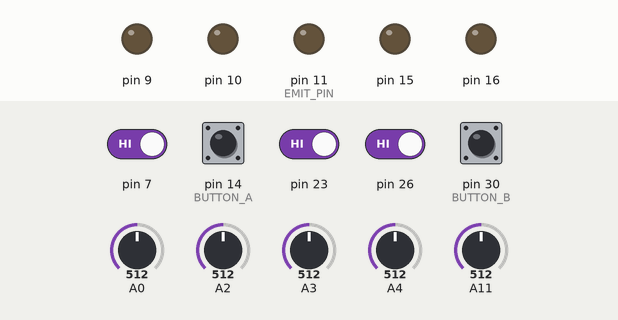
This sketch was run on a simulated Arduino Mega 2560, built with avr-gcc and run on an emulated ATmega2560. Parts: output pins drawn as LEDs (lit = HIGH). The test bench sets the inputs (shaded band); at power-on: pin 7, pin 14 (BUTTON_A), pin 23, pin 26, pin 30 (BUTTON_B) HIGH, A0 = 512, A11 = 512, A3 = 512, A2 = 512, A4 = 512. What the sketch prints to the serial monitor is not drawn.

Above: at 1.8 s.
1.9 s: pin 14 (BUTTON_A) pulled LOW for 0.15 s
At 4.8 s:
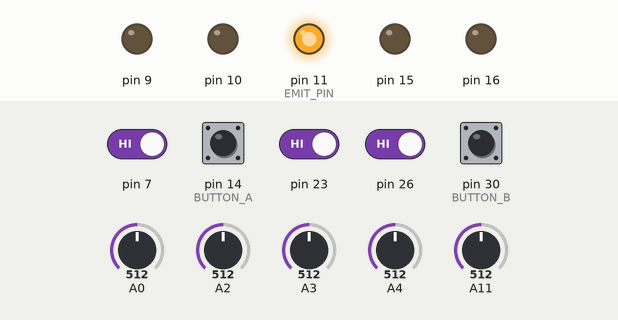
5.0 s: A0 set to 716
At 7.7 s:
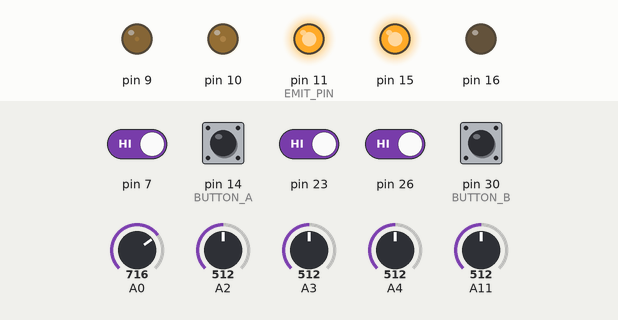
8.0 s: A11 set to 386
At 8.19 s:
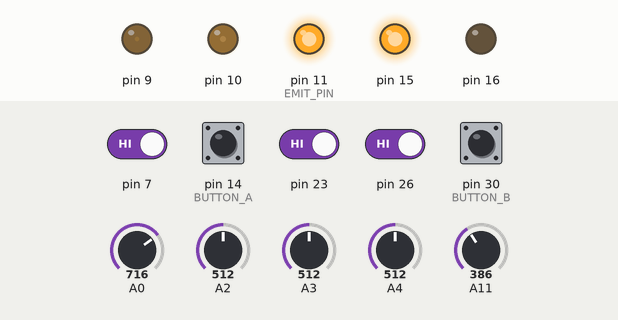
9.6 s: A11 set to 354
At 10.4 s:
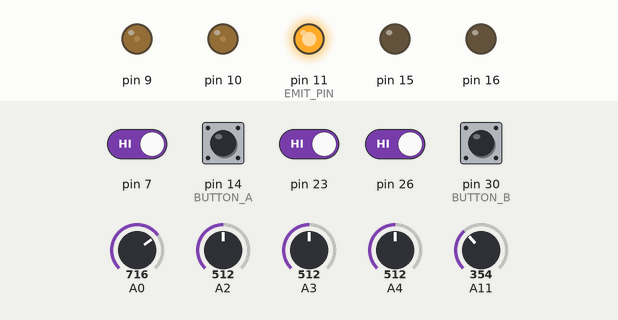
11.6 s: A3 set to 716
At 12.8 s:
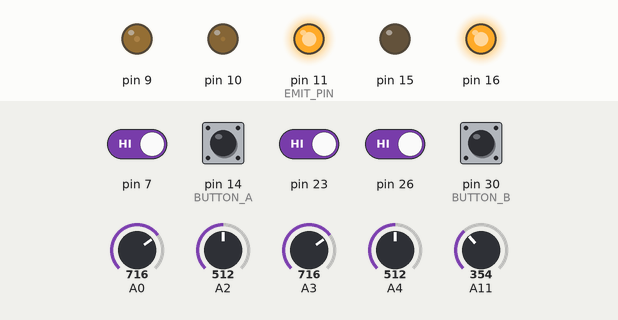
13.1 s: A3 set to 635
14.7 s: A3 set to 607
At 15.6 s:
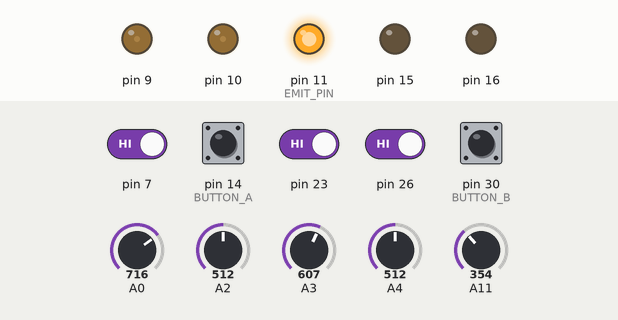
Timing chart, 0 to 17.2 s (numbered marks = the images above; inputs shaded):
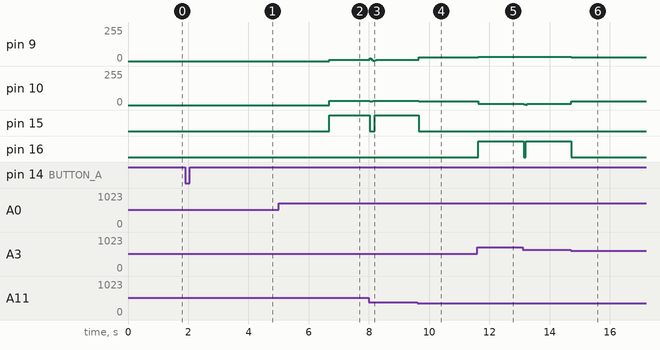

Measured:
- the behaviour switches between 369 and 368 on A11 (found by bisection; images 3 and 4)
- after the input at 1.9 s, pin 11 (EMIT_PIN): LOW → HIGH after 0.21 s
- after the input at 5.0 s, pin 9: 0/255 → 8/255 after 1.7 s; pin 10: 0/255 → 32/255 after 1.7 s; pin 15: LOW → HIGH after 1.7 s
- after the input at 8.0 s, pin 10: 32/255 → 30/255 at once, → 31/255 0.11 s later, → 32/255 0.11 s later; pin 15: HIGH → LOW at once, → HIGH 0.16 s later
- after the input at 9.6 s, pin 9: 8/255 → 30/255 after 0.05 s; pin 10: 32/255 → 30/255 after 0.05 s; pin 15: HIGH → LOW after 0.05 s
- after the input at 11.6 s, pin 9: 30/255 → 32/255 at once; pin 10: 30/255 → 8/255 at once; pin 16: LOW → HIGH at once
- after the input at 13.1 s, pin 9: 32/255 → 31/255 after 0.05 s, → 32/255 0.11 s later; pin 10: 8/255 → 7/255 after 0.05 s, → 1/255 0.06 s later, → 8/255 0.05 s later; pin 16: HIGH → LOW after 0.05 s, → HIGH 0.06 s later
- after the input at 14.7 s, pin 9: 32/255 → 30/255 at once; pin 10: 8/255 → 30/255 at once; pin 16: HIGH → LOW at once

The sketch:

Follower.ino
```cpp
/*
 * Follower机器人 - 整合版本
 * 功能：
 * 1. 按钮A选择Line Sensor模式
 * 2. 按钮B选择Bump Sensor模式
 * 3. 使用增量式PID进行速度控制和方向纠正
 * 4. 自动保持与Leader 5cm的距离
 */

#include "Encoders.h"
#include "Motors.h"
#include "PID.h"
#include "Kinematics.h"
#include "LineSensors.h"
#include "BumpSensors.h"
#include <math.h>

// ===== 按钮引脚定义 =====
#define BUTTON_A 14  // 3Pi+ 按钮A
#define BUTTON_B 30  // 3Pi+ 按钮B
#define BUTTON_C 17  // 3Pi+ 按钮C (可选)

// ===== IR发射控制引脚 =====
#define EMIT_PIN 11

// ===== 运行模式 =====
enum RunMode {
  MODE_STANDBY,      // 待机模式
  MODE_LINE_SENSOR,  // Line Sensor模式
  MODE_BUMP_SENSOR   // Bump Sensor模式
};

RunMode current_mode = MODE_STANDBY;

// ===== 基础组件 =====
Motors_c motors;
Kinematics_c pose;
LineSensors_c line_sensors;
BumpSensors_c bump_sensors;

// ===== PID控制器 =====
PID_c speed_pid_left;    // 左轮速度PID
PID_c speed_pid_right;   // 右轮速度PID
PID_c turn_pid;          // 旋转控制PID
PID_c distance_pid;      // 距离控制PID
PID_c direction_pid;     // 方向纠正PID

// ===== 距离保持参数 =====
const float TARGET_DISTANCE_CM = 5.0f;   // 目标距离：5cm
const float DISTANCE_TOLERANCE = 1.0f;   // 距离容差：±1cm
const float MIN_SIGNAL_CHANGE = 100.0f;  // 最小信号变化（检测Leader）

// ===== 速度控制参数 =====
const float MAX_FOLLOW_SPEED = 25.0f;    // 最大跟随速度（PWM）
const float TURN_MAX_SPEED = 20.0f;      // 最大旋转速度（PWM）

// ===== Line Sensor模式参数 =====
const float LINE_FOLLOW_SPEED = 30.0f;       // Line跟随速度
const float LINE_TURN_GAIN = 0.3f;           // Line转向增益
const float IR_THRESHOLD = 20.0f;            // IR信号检测阈值
const float LINE_ALIGNMENT_TOLERANCE = 30.0f;  // Line模式对齐容差
const float MIN_SIGNAL_TO_FOLLOW = 250.0f;     // 最小信号强度

// 背景IR值（启动时校准）
float background_ir_line[5] = {0};
float background_avg_line = 0.0f;

// ===== Bump Sensor模式参数 =====
const float ALIGNMENT_TOLERANCE = 200.0f; // Bump对齐容差（微秒）

// ===== 速度估算变量 =====
unsigned long drive_est_ts = 0;
long d_last_e0 = 0, d_last_e1 = 0;
float spdL_cps = 0.0f, spdR_cps = 0.0f;

// ===== 数据记录功能已禁用 =====
// 为了节省内存，数据记录功能已禁用
// #define MAX_RESULTS 30
// #define VARIABLES 8
// float results[MAX_RESULTS][VARIABLES];  // 占用960字节RAM
// int results_index = 0;
// unsigned long record_results_ts = 0;
// unsigned long results_interval_ms = 200;
// bool recording_enabled = false;
// unsigned long experiment_start_time = 0;
// float last_distance_error = 0.0f;
// float last_signal_strength = 0.0f;
// int last_left_pwm = 0;
// int last_right_pwm = 0;

// ===== 辅助函数 =====
static inline float clampf(float v, float lo, float hi) {
  if (v < lo) return lo;
  if (v > hi) return hi;
  return v;
}

// ===== 按钮读取（带防抖）=====
bool readButton(int pin) {
  if (digitalRead(pin) == LOW) {
    delay(50);  // 防抖
    if (digitalRead(pin) == LOW) {
      while (digitalRead(pin) == LOW);  // 等待释放
      delay(50);  // 防抖
      return true;
    }
  }
  return false;
}

// ===== Line模式：读取IR信号强度 =====
float getIRSignalStrength() {
  line_sensors.readSensorsADC();
  float total = 0.0f;
  for (int i = 0; i < NUM_SENSORS; i++) {
    total += line_sensors.readings[i];
  }
  return total / NUM_SENSORS;
}

// ===== Line模式：计算左右IR差值 =====
float getIRBalance() {
  line_sensors.readSensorsADC();

  // 左侧：传感器0和1
  // 右侧：传感器3和4
  float left_avg = (line_sensors.readings[0] + line_sensors.readings[1]) / 2.0f;
  float right_avg = (line_sensors.readings[3] + line_sensors.readings[4]) / 2.0f;

  return left_avg - right_avg;  // 左侧强度 - 右侧强度
}

// ===== Bump模式：距离估算函数（基于IR信号强度）=====
float estimateDistance(float signal_change) {
  // 根据信号变化估算距离
  // signal_change越大，Leader越近，距离越小
  // 这是一个简化的估算，需要根据实际测试调整

  if (signal_change < 100.0f) {
    return 30.0f;  // 太远，返回大距离
  }

  // 简单的反比例关系（需要根据实际测试校准）
  // 假设：signal_change = 500us 对应 5cm
  float estimated_cm = 2500.0f / signal_change;
  return constrain(estimated_cm, 2.0f, 30.0f);
}

// ===== 速度估算 =====
void estimateSpeed() {
  unsigned long now = millis();
  if (now - drive_est_ts < 30) return;

  unsigned long dt = now - drive_est_ts;
  drive_est_ts = now;

  long e0 = count_e0;
  long e1 = count_e1;

  long delta_e0 = e0 - d_last_e0;
  long delta_e1 = e1 - d_last_e1;

  d_last_e0 = e0;
  d_last_e1 = e1;

  // 转换为 counts per second
  spdR_cps = (float)delta_e0 * 1000.0f / (float)dt;
  spdL_cps = (float)delta_e1 * 1000.0f / (float)dt;
}

// ===== 更新位姿 =====
void updatePose() {
  static unsigned long pose_ts = 0;
  if (millis() - pose_ts >= 10) {
    pose_ts = millis();
    pose.update();
  }
}

// ===== Line Sensor模式跟随（原始代码逻辑）=====
void followLeaderLineMode() {
  // 读取IR信号
  float ir_balance = getIRBalance();
  float avg_signal = getIRSignalStrength();
  float signal_drop = background_avg_line - avg_signal;
  float signal_diff = fabs(ir_balance);

  // 检查是否检测到Leader
  // 降低阈值以适应高背景值环境
  if (signal_drop < 20.0f && signal_diff < IR_THRESHOLD) {
    // 没有检测到Leader，停止
    motors.setPWM(0, 0);
    turn_pid.reset();

    static unsigned long debug_ts = 0;
    if (millis() - debug_ts >= 500) {
      debug_ts = millis();
      Serial.println("未检测到Leader - 停止");
      Serial.print("信号: "); Serial.print(avg_signal, 2);
      Serial.print(" | 背景: "); Serial.println(background_avg_line, 2);
    }
    return;
  }

  // 控制更新（每50ms）
  static unsigned long control_ts = 0;
  if (millis() - control_ts >= 50) {
    control_ts = millis();

    // 1. 计算旋转控制（对齐方向）
    float turn_pwm = 0;
    if (fabs(ir_balance) > LINE_ALIGNMENT_TOLERANCE) {
      // 需要旋转对齐
      turn_pwm = turn_pid.update(0.0f, ir_balance);
      turn_pwm = constrain(turn_pwm, -TURN_MAX_SPEED, TURN_MAX_SPEED);
    } else {
      // 已对齐，重置旋转PID
      turn_pid.reset();
    }

    // 2. 前进控制
    float forward_pwm = 0;

    // 只要检测到Leader，就持续前进
    // 信号太弱（太远）时才停止
    if (avg_signal > MIN_SIGNAL_TO_FOLLOW) {
      // 检测到Leader，持续跟随
      forward_pwm = LINE_FOLLOW_SPEED;
    } else {
      // 信号太弱，停止前进
      forward_pwm = 0;
    }

    // 3. 混合控制：旋转 + 前进
    // 如果需要大幅旋转，减少前进速度
    float turn_factor = fabs(turn_pwm) / TURN_MAX_SPEED;  // 0-1
    forward_pwm *= (1.0 - turn_factor * 0.6);  // 旋转时减速60%

    // 计算左右轮PWM
    int left_pwm = (int)(forward_pwm - turn_pwm);
    int right_pwm = (int)(forward_pwm + turn_pwm);

    // 限制PWM范围
    left_pwm = constrain(left_pwm, -60, 60);
    right_pwm = constrain(right_pwm, -60, 60);

    motors.setPWM(left_pwm, right_pwm);

    // 数据记录已禁用
    // last_left_pwm = left_pwm;
    // last_right_pwm = right_pwm;

    // 调试输出
    static unsigned long debug_ts = 0;
    if (millis() - debug_ts >= 200) {
      debug_ts = millis();

      Serial.print("跟随 | 信号: "); Serial.print(avg_signal, 0);
      Serial.print(" | IR差值: "); Serial.print(ir_balance, 2);
      Serial.print(" | 转向: "); Serial.print((int)turn_pwm);
      Serial.print(" | 前进: "); Serial.print((int)forward_pwm);
      Serial.print(" | L/R: "); Serial.print(left_pwm);
      Serial.print("/"); Serial.print(right_pwm);

      // 状态指示
      if (fabs(ir_balance) > LINE_ALIGNMENT_TOLERANCE) {
        Serial.print(" | 调整方向");
      } else {
        Serial.print(" | 已对齐");
      }

      if (forward_pwm > 0) {
        Serial.println(" | 跟随中");
      } else {
        Serial.println(" | 太远-停止");
      }
    }
  }
}

// ===== Bump Sensor模式跟随（带距离保持）=====
void followLeaderBumpMode() {
  // 读取bump传感器信号
  float ir_balance = bump_sensors.getBalance();
  float signal_change = bump_sensors.getSignalChange();

  // 检查是否检测到Leader
  if (signal_change < MIN_SIGNAL_CHANGE) {
    // 没有检测到Leader，停止
    motors.setPWM(0, 0);
    turn_pid.reset();
    distance_pid.reset();

    static unsigned long debug_ts = 0;
    if (millis() - debug_ts >= 500) {
      debug_ts = millis();
      Serial.println("未检测到Leader（Bump模式）- 停止");
      Serial.print("信号变化: "); Serial.print(signal_change, 2);
      Serial.print(" us | 左: "); Serial.print(bump_sensors.readings[0]);
      Serial.print(" us | 右: "); Serial.print(bump_sensors.readings[1]);
      Serial.println(" us");
    }
    return;
  }

  // 控制更新（每50ms）
  static unsigned long control_ts = 0;
  if (millis() - control_ts >= 50) {
    control_ts = millis();

    // 1. 计算旋转控制（对齐方向）
    float turn_pwm = 0;
    if (fabs(ir_balance) > ALIGNMENT_TOLERANCE) {
      turn_pwm = turn_pid.update(0.0f, ir_balance);
      turn_pwm = constrain(turn_pwm, -TURN_MAX_SPEED, TURN_MAX_SPEED);
    } else {
      turn_pid.reset();
    }

    // 2. 计算距离控制（保持5cm）
    float estimated_distance = estimateDistance(signal_change);
    float distance_error = estimated_distance - TARGET_DISTANCE_CM;

    float distance_pwm = distance_pid.update(0.0f, distance_error);
    distance_pwm = constrain(distance_pwm, -MAX_FOLLOW_SPEED, MAX_FOLLOW_SPEED);

    // 3. 混合控制
    float turn_factor = fabs(turn_pwm) / TURN_MAX_SPEED;
    distance_pwm *= (1.0 - turn_factor * 0.5);  // 转向时减速

    // 计算左右轮PWM
    int left_pwm = (int)(distance_pwm - turn_pwm);
    int right_pwm = (int)(distance_pwm + turn_pwm);

    left_pwm = constrain(left_pwm, -40, 40);
    right_pwm = constrain(right_pwm, -40, 40);

    // 数据记录已禁用
    // last_left_pwm = left_pwm;
    // last_right_pwm = right_pwm;
    // last_distance_error = distance_error;
    // last_signal_strength = signal_change;

    motors.setPWM(left_pwm, right_pwm);

    // 调试输出
    static unsigned long debug_ts = 0;
    if (millis() - debug_ts >= 200) {
      debug_ts = millis();

      Serial.print("Bump跟随 | 信号: "); Serial.print(signal_change, 0);
      Serial.print(" us | 估算距离: "); Serial.print(estimated_distance, 1);
      Serial.print(" cm | 目标: "); Serial.print(TARGET_DISTANCE_CM, 1);
      Serial.print(" cm | 误差: "); Serial.print(distance_error, 1);
      Serial.print(" cm | 左右差: "); Serial.print(ir_balance, 0);
      Serial.print(" us | L/R: "); Serial.print(left_pwm);
      Serial.print("/"); Serial.println(right_pwm);
    }
  }
}

// ===== 校准背景IR值（Line模式）=====
void calibrateBackgroundLine() {
  Serial.println("\n开始校准背景IR值...");
  Serial.println("请确保Leader尚未启动或距离较远");
  delay(2000);

  // 采样10次取平均
  for (int sample = 0; sample < 10; sample++) {
    line_sensors.readSensorsADC();
    for (int i = 0; i < NUM_SENSORS; i++) {
      background_ir_line[i] += line_sensors.readings[i];
    }
    delay(50);
  }

  // 计算平均值
  background_avg_line = 0.0f;
  for (int i = 0; i < NUM_SENSORS; i++) {
    background_ir_line[i] /= 10.0f;
    background_avg_line += background_ir_line[i];
  }
  background_avg_line /= NUM_SENSORS;

  Serial.println("背景IR校准完成：");
  Serial.print("背景平均值: "); Serial.println(background_avg_line, 2);
  Serial.print("各传感器背景值: ");
  for (int i = 0; i < NUM_SENSORS; i++) {
    Serial.print(background_ir_line[i], 1); Serial.print(" ");
  }
  Serial.println();
}

// ===== 模式选择界面 =====
void waitForModeSelection() {
  Serial.println("\n========================================");
  Serial.println("*** Follower机器人 - 模式选择 ***");
  Serial.println("========================================");
  Serial.println("请选择运行模式：");
  Serial.println("  按钮A - Line Sensor模式");
  Serial.println("  按钮B - Bump Sensor模式");
  Serial.println("等待按钮输入...");

  while (current_mode == MODE_STANDBY) {
    if (readButton(BUTTON_A)) {
      current_mode = MODE_LINE_SENSOR;
      Serial.println("\n✓ 已选择：Line Sensor模式");
    } else if (readButton(BUTTON_B)) {
      current_mode = MODE_BUMP_SENSOR;
      Serial.println("\n✓ 已选择：Bump Sensor模式");
    }
    delay(10);
  }
}

// ===== SETUP =====
void setup() {
  Serial.begin(115200);
  delay(1000);

  Serial.println("\n\n========================================");
  Serial.println("*** Follower机器人 - 整合版本 ***");
  Serial.println("========================================");

  // 初始化按钮
  pinMode(BUTTON_A, INPUT_PULLUP);
  pinMode(BUTTON_B, INPUT_PULLUP);
  pinMode(BUTTON_C, INPUT_PULLUP);

  // 初始化电机
  motors.initialise();

  // 初始化编码器
  setupEncoder0();
  setupEncoder1();

  // 初始化位姿
  pose.initialise(0, 0, 0);

  Serial.println("✓ 基础系统初始化完成");

  // 等待模式选择
  waitForModeSelection();

  // 根据选择的模式初始化传感器和PID
  if (current_mode == MODE_LINE_SENSOR) {
    // Line Sensor模式
    line_sensors.initialiseForADC();

    // ⚠️ 重要：initialiseForADC()会设置EMIT_PIN为OUTPUT+HIGH
    // 必须在之后重新设置为INPUT来关闭IR发射
    // 根据官方文档：INPUT模式会关闭IR LED
    pinMode(EMIT_PIN, INPUT);  // INPUT = 关闭IR发射，只接收外部IR源

    Serial.println("✓ Line Sensor已初始化");
    Serial.println("✓ EMIT_PIN已设置为INPUT（关闭IR发射）");

    // 校准背景IR值
    calibrateBackgroundLine();

    // 初始化Line模式PID（使用原始代码的参数）
    turn_pid.initialise(0.30f, 0.002f, 0.3f);  // Line转向PID
    turn_pid.setOutputLimits(-TURN_MAX_SPEED, TURN_MAX_SPEED);
    turn_pid.reset();

    Serial.println("✓ Line模式PID已初始化");
    Serial.println("  - 旋转PID: Kp=0.30, Ki=0.002, Kd=0.3");
    Serial.println("  - 跟随速度: " + String(LINE_FOLLOW_SPEED, 0) + " PWM");
    Serial.println("  - 最小信号: " + String(MIN_SIGNAL_TO_FOLLOW, 0) + " (太远停止)");

  } else if (current_mode == MODE_BUMP_SENSOR) {
    // Bump Sensor模式
    bump_sensors.initialiseForDigital();
    bump_sensors.calibrateBackground();

    Serial.println("✓ Bump Sensor已初始化");

    // 初始化Bump模式PID
    turn_pid.initialise(0.008f, 0.00005f, 0.003f);  // Bump转向PID
    turn_pid.setOutputLimits(-TURN_MAX_SPEED, TURN_MAX_SPEED);

    distance_pid.initialise(2.5f, 0.04f, 0.3f);  // 距离控制PID
    distance_pid.setOutputLimits(-MAX_FOLLOW_SPEED, MAX_FOLLOW_SPEED);

    Serial.println("✓ Bump模式PID已初始化");
    Serial.println("  - 转向PID: Kp=0.008, Ki=0.00005, Kd=0.003");
    Serial.println("  - 距离PID: Kp=2.5, Ki=0.04, Kd=0.3");
  }

  Serial.println("\n跟随参数：");
  Serial.println("  - 目标距离: " + String(TARGET_DISTANCE_CM, 1) + " cm");
  Serial.println("  - 距离容差: ±" + String(DISTANCE_TOLERANCE, 1) + " cm");
  Serial.println("  - 最大跟随速度: " + String(MAX_FOLLOW_SPEED, 0) + " PWM");
  Serial.println("  - 最大转向速度: " + String(TURN_MAX_SPEED, 0) + " PWM");
  Serial.println("========================================");
  Serial.println("Follower已准备好，等待检测Leader信号...\n");

  // 初始化速度估算
  drive_est_ts = millis();
  d_last_e0 = count_e0;
  d_last_e1 = count_e1;

  // 数据记录功能已禁用
  // results_index = 0;
  // record_results_ts = millis();
  // experiment_start_time = millis();
  // recording_enabled = true;

  Serial.println("\n注意：数据记录功能已禁用以节省内存");

  delay(2000);
}

// ===== 报告数据函数已禁用 =====
// void reportResults() {
//   motors.setPWM(0, 0);
//   Serial.println("数据记录功能已禁用");
//   while(true) { delay(1000); }
// }

// ===== LOOP =====
void loop() {
  // 数据记录功能已禁用
  // if (readButton(BUTTON_C)) {
  //   Serial.println("\n按钮C按下...");
  //   reportResults();
  // }

  // 更新位姿
  updatePose();

  // 更新速度估算
  estimateSpeed();

  // ===== 数据记录已禁用 =====
  // if (recording_enabled && results_index < MAX_RESULTS) {
  //   ...
  // }

  // 根据模式执行跟随
  if (current_mode == MODE_LINE_SENSOR) {
    followLeaderLineMode();
  } else if (current_mode == MODE_BUMP_SENSOR) {
    followLeaderBumpMode();
  }

  delay(10);
}
```

BumpSensors.h
```cpp
#ifndef _BUMPSENSORS_H
#define _BUMPSENSORS_H

#include <Arduino.h>

// ========== Bump传感器配置（Digital模式）==========
#define BUMP_LEFT_PIN   4    // PD4 - 左侧bump传感器
#define BUMP_RIGHT_PIN  5    // PC6 - 右侧bump传感器
#define NUM_BUMP_SENSORS 2

// IR发射控制引脚
#define EMIT_PIN 11

// Digital模式参数
#define TIMEOUT_US 3000      // 超时时间（微秒）
#define MAX_VALID_TIME 2500  // 有效读数的最大时间

class BumpSensors_c {

  public:
    // Digital读数（时间，单位：微秒）
    unsigned long readings[NUM_BUMP_SENSORS];  // [0]=左, [1]=右

    // 背景校准值
    unsigned long background[NUM_BUMP_SENSORS];

    // 构造函数
    BumpSensors_c() {
      for (int i = 0; i < NUM_BUMP_SENSORS; i++) {
        readings[i] = 0;
        background[i] = 0;
      }
    }

    // ========== 初始化bump传感器（Digital模式）==========
    void initialiseForDigital() {
      // 设置bump传感器引脚
      pinMode(BUMP_LEFT_PIN, INPUT);
      pinMode(BUMP_RIGHT_PIN, INPUT);

      // 配置IR发射控制引脚
      // 根据官方文档：INPUT = 关闭IR发射，用于接收外部IR信号
      pinMode(EMIT_PIN, INPUT);

      Serial.println("✓ Bump传感器已初始化（Digital模式）");
      Serial.println("  - EMIT_PIN: INPUT（接收外部IR）");
    }

    // ========== 读取单个传感器（Digital模式）==========
    unsigned long readSensorDigital(int pin) {
      // 1. 充电：设置为OUTPUT HIGH
      pinMode(pin, OUTPUT);
      digitalWrite(pin, HIGH);
      delayMicroseconds(10);  // 充电时间

      // 2. 测量放电时间：设置为INPUT，等待变为LOW
      pinMode(pin, INPUT);
      unsigned long start_time = micros();
      unsigned long elapsed = 0;

      // 等待引脚变为LOW，或超时
      while (digitalRead(pin) == HIGH && elapsed < TIMEOUT_US) {
        elapsed = micros() - start_time;
      }

      return elapsed;
    }

    // ========== 读取两个bump传感器 ==========
    void readSensors() {
      readings[0] = readSensorDigital(BUMP_LEFT_PIN);
      readings[1] = readSensorDigital(BUMP_RIGHT_PIN);
    }

    // ========== 校准背景值 ==========
    void calibrateBackground(int samples = 10) {
      Serial.println("\n开始校准bump传感器背景值...");
      Serial.println("请确保Leader尚未启动或距离较远");
      delay(2000);

      unsigned long sum_left = 0;
      unsigned long sum_right = 0;

      for (int i = 0; i < samples; i++) {
        readSensors();
        sum_left += readings[0];
        sum_right += readings[1];
        delay(50);
      }

      background[0] = sum_left / samples;
      background[1] = sum_right / samples;

      Serial.println("Bump传感器背景校准完成：");
      Serial.print("  左bump背景值: "); Serial.print(background[0]); Serial.println(" us");
      Serial.print("  右bump背景值: "); Serial.print(background[1]); Serial.println(" us");
    }

    // ========== 获取左右差值（减去背景）==========
    float getBalance() {
      readSensors();

      // 计算相对于背景的变化
      long left_signal = (long)readings[0] - (long)background[0];
      long right_signal = (long)readings[1] - (long)background[1];

      // 返回差值（正值=Leader在右，负值=Leader在左）
      // Digital模式：时间短=信号强=Leader近
      return (float)(left_signal - right_signal);
    }

    // ========== 获取平均信号强度 ==========
    float getAverageSignal() {
      readSensors();
      return (float)(readings[0] + readings[1]) / 2.0f;
    }

    // ========== 获取信号变化量（相对于背景）==========
    float getSignalChange() {
      readSensors();
      float avg_background = (float)(background[0] + background[1]) / 2.0f;
      float avg_current = (float)(readings[0] + readings[1]) / 2.0f;

      // Digital模式：时间减少=信号增强
      return avg_background - avg_current;
    }

    // ========== 检测是否有Leader信号 ==========
    bool hasSignal(float threshold = 100.0f) {
      float signal_change = getSignalChange();
      return signal_change > threshold;  // 时间减少 > 阈值 = 检测到Leader
    }
};

#endif
```

Source omitted: Encoders.h (8534 bytes), Kinematics.h (3153 bytes), LineSensors.h (2391 bytes), Motors.h (745 bytes), PID.h (5086 bytes)
